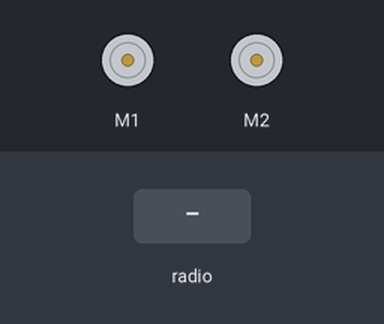
Bench run of a program on a simulated BBC micro:bit (MakeCode). On the bench: 2 × DC motor (green arrow = forward, orange = backward, longer = faster). The test bench sets the inputs (shaded band).

Above: at 1.2 s.
1.3 s: radio message "X=100" arrives
At 2.5 s:
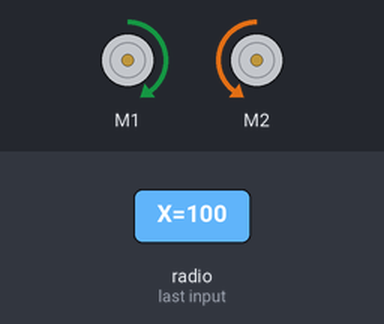
2.8 s: radio message "Y=1" arrives
At 4.0 s:
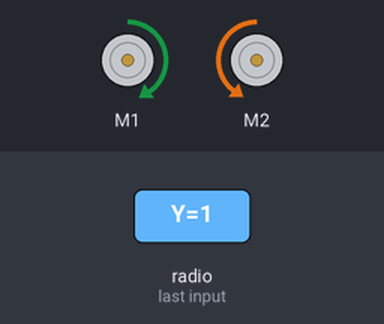
4.3 s: radio message "Y=100" arrives
At 4.9 s:
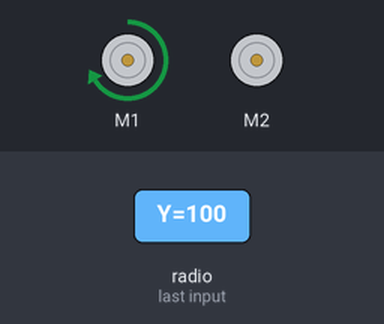
5.8 s: radio message "X=1" arrives
At 6.4 s:
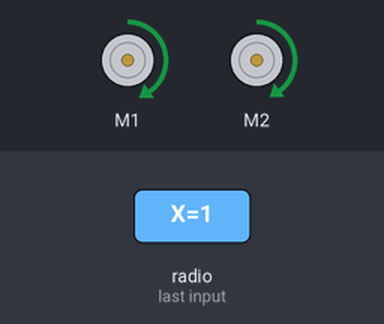
7.3 s: radio message "X=0" arrives
At 8.3 s:
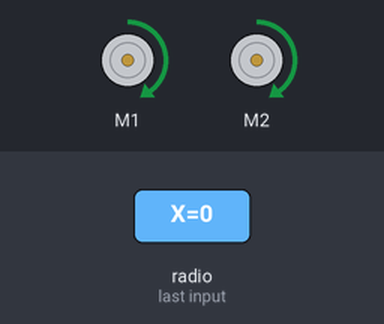
8.8 s: radio message "Y=0" arrives
At 9.9 s:
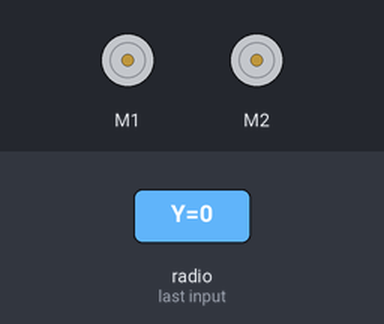
Timing chart, 0 to 11.3 s (numbered marks = the images above; inputs shaded):
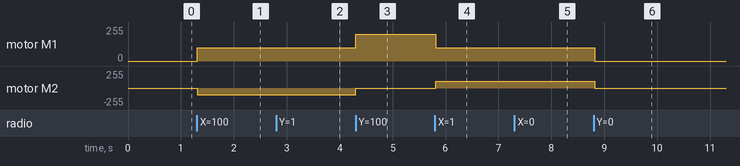

Measured:
- after the input at 1.3 s, motor M1: stopped → forward 100/255 at once; motor M2: stopped → backward 100/255 at once
- after the input at 2.8 s, motor M1: forward 100/255 → forward 101/255 at once; motor M2: backward 100/255 → backward 99/255 at once
- after the input at 4.3 s, motor M1: forward 101/255 → forward 200/255 at once; motor M2: backward 99/255 → stopped at once
- after the input at 5.8 s, motor M1: forward 200/255 → forward 101/255 at once; motor M2: stopped → forward 99/255 at once
- after the input at 7.3 s, motor M1: forward 101/255 → forward 100/255 at once; motor M2: forward 99/255 → forward 100/255 at once
- after the input at 8.8 s, motor M1, motor M2: forward 100/255 → stopped at once

The program:

main.ts
```typescript
radio.onReceivedValue(function (name, value) {
    if (name == "X") {
        valor_x = value
    } else if (name == "Y") {
        valor_y = value
    }
})
let m_dir = 0
let m_esq = 0
let valor_y = 0
let valor_x = 0
radio.setGroup(1)
basic.forever(function () {
    m_esq = valor_y + valor_x
    m_dir = valor_y - valor_x
    if (m_esq > 0) {
        maqueen.motorRun(maqueen.Motors.M1, maqueen.Dir.CW, m_esq)
    } else {
        maqueen.motorRun(maqueen.Motors.M1, maqueen.Dir.CCW, Math.abs(m_esq))
    }
    if (m_dir > 0) {
        maqueen.motorRun(maqueen.Motors.M2, maqueen.Dir.CW, m_dir)
    } else {
        maqueen.motorRun(maqueen.Motors.M2, maqueen.Dir.CCW, Math.abs(m_dir))
    }
})
```

test.ts
```typescript
// os teses vão aqui; isto não será compilado quando este pacote for usado como extensão.
```
